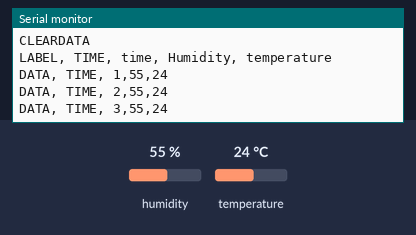
The sketch below on a simulated Arduino Uno, built with avr-gcc and run on an emulated ATmega328P. Shown: the last lines printed to the serial monitor. The test bench sets the inputs (shaded band); at power-on: humidity 55 %, temperature 24 °C.

Above: at 2.8 s.
2.9 s: humidity set to 22 %
At 3.9 s:
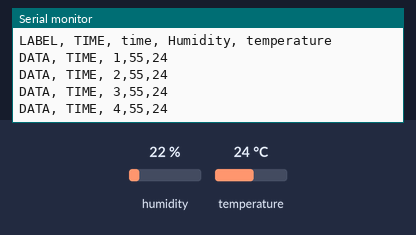
5.6 s: temperature set to 12 °C
At 7.7 s:
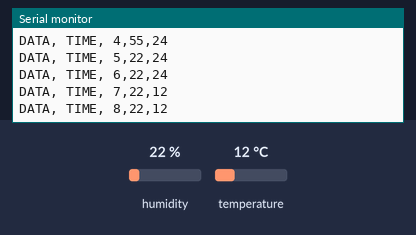
8.3 s: humidity set to 40 %
At 10.0 s:
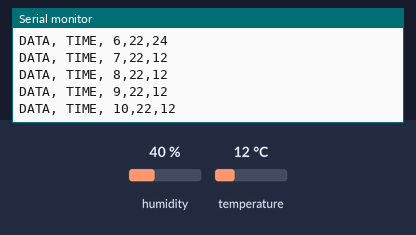
Timing chart, 0 to 11.5 s (numbered marks = the images above; inputs shaded):
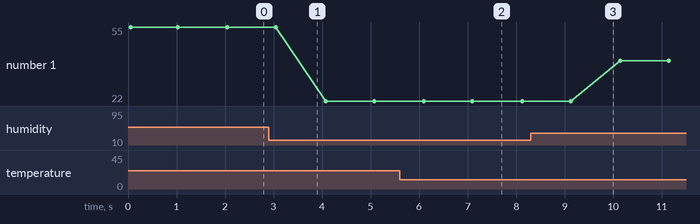

The sketch:

Tem_Hum_plx.ino
```cpp
#include "DHT.h"
#define DHTPIN 2
#define DHTTYPE DHT11
DHT dht(DHTPIN, DHTTYPE);
int count=0;

void setup() {
  Serial.begin(9600);
  dht.begin();
  Serial.println("CLEARDATA");
  Serial.println("LABEL, TIME, time, Humidity, temperature");
}
void loop() {
  int h = dht.readHumidity();
  int t = dht.readTemperature();
  count ++;
  Serial.print("DATA, TIME, ");
  Serial.print(count*1);
  Serial.print(",");
  Serial.print(h);
  Serial.print(",");
  Serial.println(t);
  delay(1000);
}
```

Measured:
- after the input at 5.6 s, the serial monitor: prints a new line after 0.50 s (image 2)
- plotted number 1: 55 → 22 after the input at 2.9 s, 22 → 40 after the input at 8.3 s
